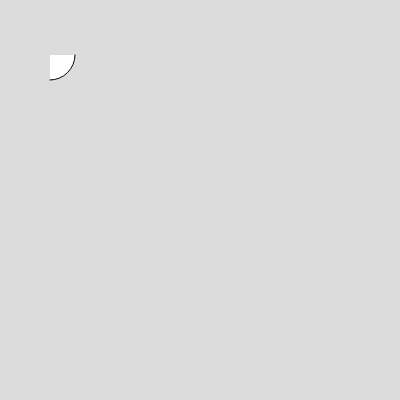
Frame 1 (no input)
Frame 60 (no input): identical to frame 1, image omitted
Frame 120 (the mouse pressed at the canvas centre since frame 60): identical to frame 1, image omitted

The p5.js sketch that drew this single still picture (run headless with seeded random() and noise() and a simulated clock; from frame 60 on, the mouse is pressed at the canvas centre):

// p5.js sketch
// ── sketch.js
function setup() {
  createCanvas(400, 400);
}

function draw() {
  background(220);
  arc(50, 55, 50, 50, 0, HALF_PI);
}
